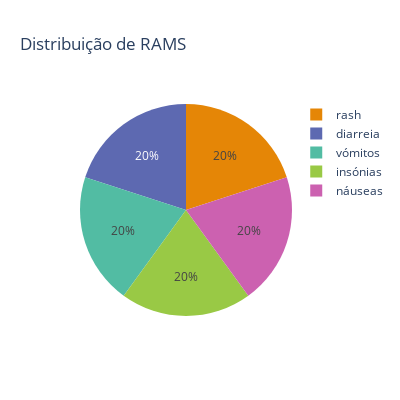

Here is the notebook cell this chart was saved with:
### Code cell
RAMS=base.loc[base.Classificação=="RAM"]
pe.pie(RAMS, names=RAMS.Entidade, title = "Distribuição de RAMS", width = 400, height = 400,color_discrete_sequence=pe.colors.qualitative.Vivid)

### Figure 1 — Plotly figure (JSON) as saved in the notebook; plotly's stock layout.template omitted (floating-point values rounded to 4 significant figures)
{"data": [{"domain": {"x": [0, 1], "y": [0, 1]}, "hovertemplate": "Entidade=%{label}<extra></extra>", "labels": ["rash", "diarreia", "vómitos", "insónias", "náuseas"], "legendgroup": "", "name": "", "showlegend": true, "type": "pie"}], "layout": {"height": 400, "legend": {"tracegroupgap": 0}, "piecolorway": ["rgb(229, 134, 6)", "rgb(93, 105, 177)", "rgb(82, 188, 163)", "rgb(153, 201, 69)", "rgb(204, 97, 176)", "rgb(36, 121, 108)", "rgb(218, 165, 27)", "rgb(47, 138, 196)", "rgb(118, 78, 159)", "rgb(237, 100, 90)", "rgb(165, 170, 153)"], "title": {"text": "Distribuição de RAMS"}, "width": 400}}
